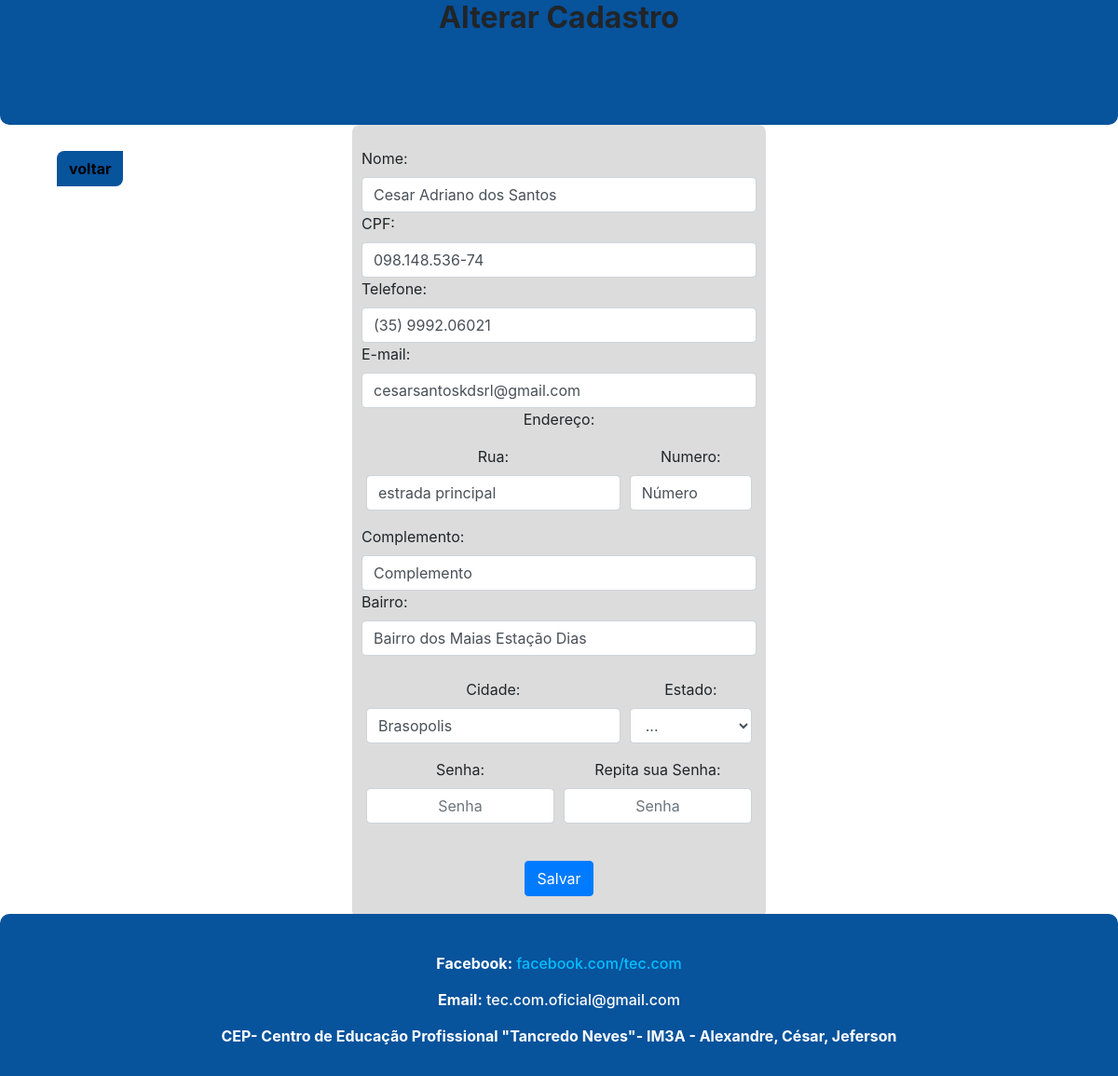
The page /altercadcli.php (signed in) on the database its author committed.
### tables this page shows
CREATE TABLE `cliente` (
  `id` int(11) NOT NULL,
  `nome` varchar(100) NOT NULL,
  `telefone` varchar(11) NOT NULL,
  `email` varchar(50) NOT NULL,
  `cpf` varchar(11) NOT NULL,
  `rua` varchar(50) DEFAULT NULL,
  `numero` int(11) DEFAULT NULL,
  `complemento` varchar(100) DEFAULT NULL,
  `bairro` varchar(100) NOT NULL,
  `cidade` varchar(50) NOT NULL,
  `estado` varchar(2) NOT NULL,
  `senha` varchar(200) NOT NULL
);

### altercadcli.php (the view, shortened to what this page needs)
<?php
    include("conexao.php");
    $id_cliente = $_SESSION['id'];
    $resultado_usuario = mysqli_query($conexao, "SELECT * FROM cliente WHERE id = '$id_cliente';");
    $row_usuario = mysqli_fetch_assoc($resultado_usuario);
?>
<!DOCTYPE html>
<html lang="pt-br">
    <head>
        <link rel="stylesheet" href="css/bootstrap.css">
        <link rel="stylesheet" href="css/estilo.css?version=166">
    </head>
    <body>
        <header id="header_cadastro">
            <h2><b>Alterar Cadastro</b></h2>
        </header>
        <div class="container">
        <nav class="navbar navbar-expand-md navbar-light">
            <a href="cliente.php" class="voltaresc"><button type="submit" class="btn voltar"><font color="black"><b>voltar</b></font></button></a>
        </nav>
    </div>
        <div class="formulariocli">
            <br><div class="container">
                <form method="POST" name="Form" action="valcad.php">
                    <div class="form-row">
                        <label for="nome">Nome:</label>
                        <input type="text" class="form-control" name="nome" id="nome" value="<?php echo $row_usuario['nome'];?>">
                    </div>
                    <div class="form-row">
                        <label for="cpf">CPF:</label>
                        <input type="cpf" class="form-control" name="cpf" id="cpf" value="<?php echo $row_usuario['cpf'];?>">
                    </div>
                    <div class="form-row">
                        <label for="tenefone">Telefone:</label>
                        <input type="text" class="form-control" name="telefone" id="telefone" value="<?php echo $row_usuario['telefone'];?>">
                    </div>
                    <div class="form-row">
                        <label for="email">E-mail:</label>
                        <input type="email" class="form-control" name="email" id="email" value="<?php echo $row_usuario['email'];?>">
                    </div>
                    <p>Endereço:</p>
                    <div class="form-row">
                        <div class="form-group col-md-8">
                            <label for="rua">Rua:</label>
                            <input type="text" class="form-control" id="rua" name="rua"value="<?php echo $row_usuario['rua'];if($row_usuario['rua']==""){echo "Rua";}?>">
                        </div>
                        <div class="form-group col-md-4">
                            <label class="label" for="numero">Numero:</label>
                            <input type="text" class="form-control" id="numero" name="numero" value="<?php if($row_usuario['numero']==0){echo "Número";} else{echo $row_usuario['numero'];}?>">
                        </div>
                    </div>
                     <div class="form-row">
                        <label for="complemento">Complemento:</label>
                        <input type="text" class="form-control" name="complemento" id="complemento" value="<?php echo $row_usuario['complemento'];if($row_usuario['complemento']==""){echo "Complemento";}?>">
                    </div>
                     <div class="form-row">
                        <label for="bairro">Bairro:</label>
                        <input type="text" class="form-control" name="bairro" id="bairro"  value="<?php echo $row_usuario['bairro'];if($row_usuario['bairro']==""){echo "Bairro";}?>" required>
                    </div>
                    <br/>
                    <div class="form-row">
                        <div class="form-group col-md-8">
                          <label for="cidade">Cidade:</label>
                          <input type="text" class="form-control" id="cidade" name="cidade" value="<?php echo $row_usuario['cidade'];if($row_usuario['cidade']==""){echo "Cidade";}?>" required>
                        </div>
                        <div class="form-group col-md-4">
                            <label for="Estado">Estado:</label>
                            <select id="estado" name="estado" class="form-control" value="<?php echo $row_usuario['estado'];if($row_usuario['estado']==""){echo "Estado";}?>" required>
                            <option selected>...</option>
                            </select>
                        </div>
                    </div>
                    <div class="form-row">
                        <div class="form-group col-md-6">
                            <label for="senha">Senha:</label>
                            <input type="password" class="form-control" name="senha" id="senha" placeholder="Senha" maxlength="8" required>
                        </div>
                        <div class="form-group col-md-6">
                            <label for="senha">Repita sua Senha:</label>
                            <input type="password" class="form-control" name="senha2" id="senha2" placeholder="Senha" maxlength="8" required>
                        </div>
                    </div><br/>
                    <button type="submit" class="btn btn-primary" name="salvar3">Salvar</button><br><br>
                </form>
            </div>
        </div>
        <footer id="footerlogin">
            <div class="container">
                <div class="footerindex">
                    <br><h6 id="facefooter"><b>Facebook:</b> <a id="face" href ="https://www.facebook.com/Teccom-621638164884532/" target="blank">facebook.com/tec.com</a></h6>
                    <h6 id="emailfooter"><b>Email:</b> tec.com.oficial@gmail.com</h6>
                    <h6 id="turmafooter"><b>CEP- Centro de Educação Profissional "Tancredo Neves"<a id="aadmin" href="admin.php">-</a> IM3A - Alexandre, César, Jeferson</b></h6><br/>
                </div>
            </div>
        </footer>
    </body>
</html>

### css/estilo.css (style rules this page uses)
#face { color: #00BFFF; }
.footerindex { text-align: center; }
#facefooter { margin-top: 20px; color: white; }
#emailfooter { margin-top: 20px; color: white; }
#turmafooter { margin-top: 20px; color: white; }
.voltar { background-color: #07539c; margin-top: 15px; border-radius: 8px 0px 8px 0px; }
footer { width: 100%; background-color:#07539c; clear: both; }
#header_cadastro { background-color: #07539c; height: 134px; border-radius: 0px 0px 10px 10px; text-align: center; margin-bottom: 5px; }
.formulariocli { background-color: #DCDCDC; margin: 0 auto; width: 37%; text-align: center; border-radius: 8px; margin-top: -74px; margin-bottom: -5px; }
::placeholder { text-align: center; }
#footerlogin { width: 100%; background-color: #07539c; border-radius: 10px 10px 0px 0px; text-align: center; }
#aadmin { color: white; text-decoration: none; cursor:text; }

### rows shown on the page
cliente: nome "Cesar Adriano dos Santos", cpf "098.148.536-74", telefone "(35) 9992.06021", email "cesarsantoskdsrl@gmail.com", rua "estrada principal", numero "Número", complemento "Complemento", bairro "Bairro dos Maias Estação Dias", cidade "Brasopolis", estado "..."
